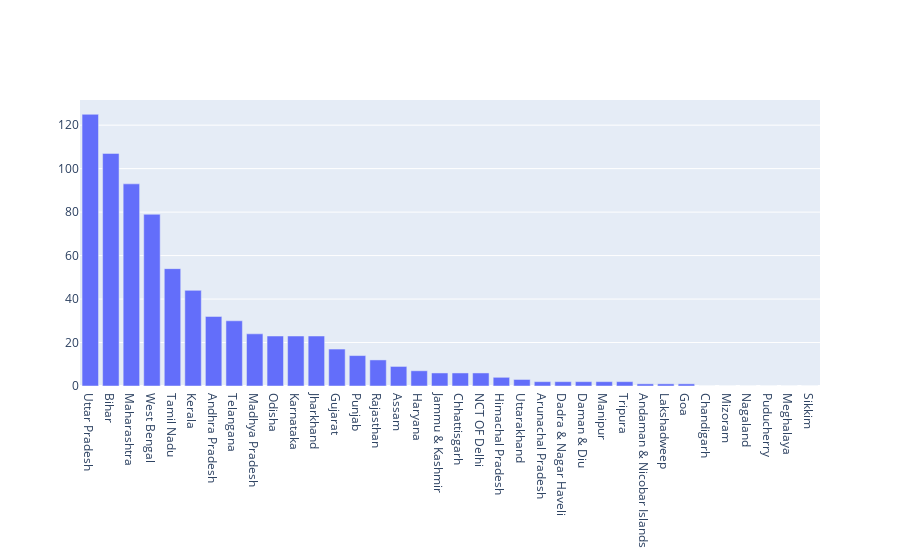

Notebook cell for this chart:
### Code cell
a=LS_candidates['STATE'].unique()
temp={}
for i in a:
    temp[i]=LS_candidates[(LS_candidates['CRIMINAL\nCASES']>0) & (LS_candidates['STATE']==i)]['STATE'].count()
figure=go.Figure()
temp=sorted(temp.items(), key=lambda x: x[1], reverse=True)
temp = {k: v for k, v in temp}
top15 = {k: temp[k] for k in list(temp)[:len(a)]}
plt.bar(top15.keys(),top15.values())
plt.xticks(list(top15.keys()), rotation='vertical')
plt.title("States with most number of criminal cases",pad=20)
plt.show()
figure.add_trace(go.Bar(y=list(top15.values()),x=list(top15.keys())))
figure.show()

### Figure 1 — Plotly figure (JSON) as saved in the notebook; plotly's stock layout.template omitted (floating-point values rounded to 4 significant figures)
{"data": [{"type": "bar", "x": ["Uttar Pradesh", "Bihar", "Maharashtra", "West Bengal", "Tamil Nadu", "Kerala", "Andhra Pradesh", "Telangana", "Madhya Pradesh", "Odisha", "Karnataka", "Jharkhand", "Gujarat", "Punjab", "Rajasthan", "Assam", "Haryana", "Jammu & Kashmir", "Chhattisgarh", "NCT OF Delhi", "Himachal Pradesh", "Uttarakhand", "Arunachal Pradesh", "Dadra & Nagar Haveli", "Daman & Diu", "Manipur", "Tripura", "Andaman & Nicobar Islands", "Lakshadweep", "Goa", "Chandigarh", "Mizoram", "Nagaland", "Puducherry", "Meghalaya", "Sikkim"], "y": [125, 107, 93, 79, 54, 44, 32, 30, 24, 23, 23, 23, 17, 14, 12, 9, 7, 6, 6, 6, 4, 3, 2, 2, 2, 2, 2, 1, 1, 1, 0, 0, 0, 0, 0, 0]}], "layout": {}}
